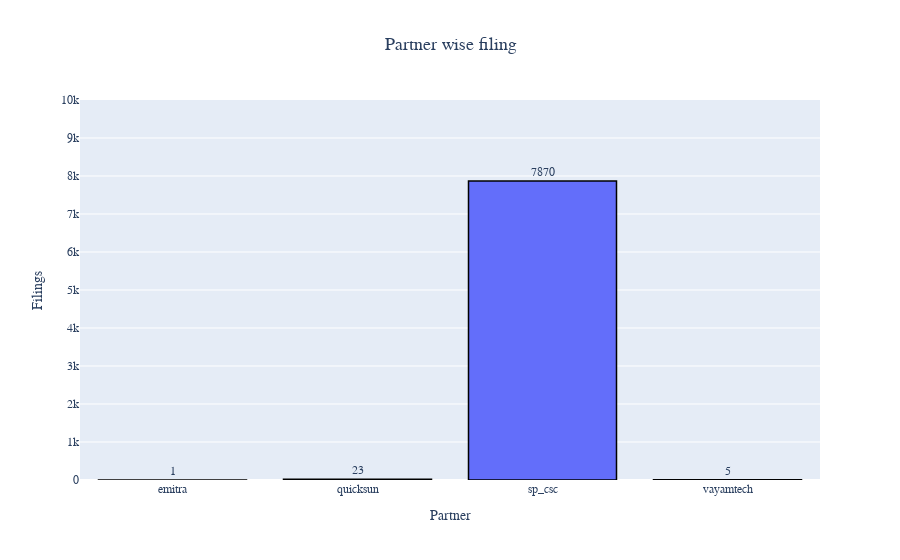

This figure's notebook cell:
### Code cell
fig = px.bar(
    partner_wise_filing_count,
    x = 'sp_name',
    y = 'filing_count',
    title= 'partner wise filing',  
    text_auto = True ,
    color_continuous_scale='blues'
    )
fig.update_traces(
    textposition="outside",
    marker_line_color = 'black',
    marker_line_width=1.5
) 

fig.update_layout(
    yaxis=dict(range=[0, 10000]),
    title = {
        'text' : 'Partner wise filing',
        'font_size' : 18,
        'font_family' : 'Arial',
        'x' : 0.5,
        'xanchor' : 'center'
    },
    xaxis_title = 'Partner',
    yaxis_title = 'Filings',
    font = dict(
        family = 'Arial',
        size = 12
    )

)
fig.show()

### Figure 1 — Plotly figure (JSON) as saved in the notebook; plotly's stock layout.template omitted (floating-point values rounded to 4 significant figures)
{"data": [{"alignmentgroup": "True", "hovertemplate": "sp_name=%{x}<br>filing_count=%{y}<extra></extra>", "legendgroup": "", "marker": {"color": "#636efa", "line": {"color": "black", "width": 1.5}, "pattern": {"shape": ""}}, "name": "", "offsetgroup": "", "orientation": "v", "showlegend": false, "textposition": "outside", "texttemplate": "%{y}", "type": "bar", "x": ["emitra", "quicksun", "sp_csc", "vayamtech"], "xaxis": "x", "y": [1, 23, 7870, 5], "yaxis": "y"}], "layout": {"autosize": true, "barmode": "relative", "font": {"family": "Arial", "size": 12}, "legend": {"tracegroupgap": 0}, "title": {"font": {"family": "Arial", "size": 18}, "text": "Partner wise filing", "x": 0.5, "xanchor": "center"}, "xaxis": {"anchor": "y", "autorange": false, "domain": [0, 1], "range": [-0.5, 3.5], "title": {"text": "Partner"}, "type": "category"}, "yaxis": {"anchor": "x", "autorange": false, "domain": [0, 1], "range": [0, 10000], "title": {"text": "Filings"}, "type": "linear"}}}
